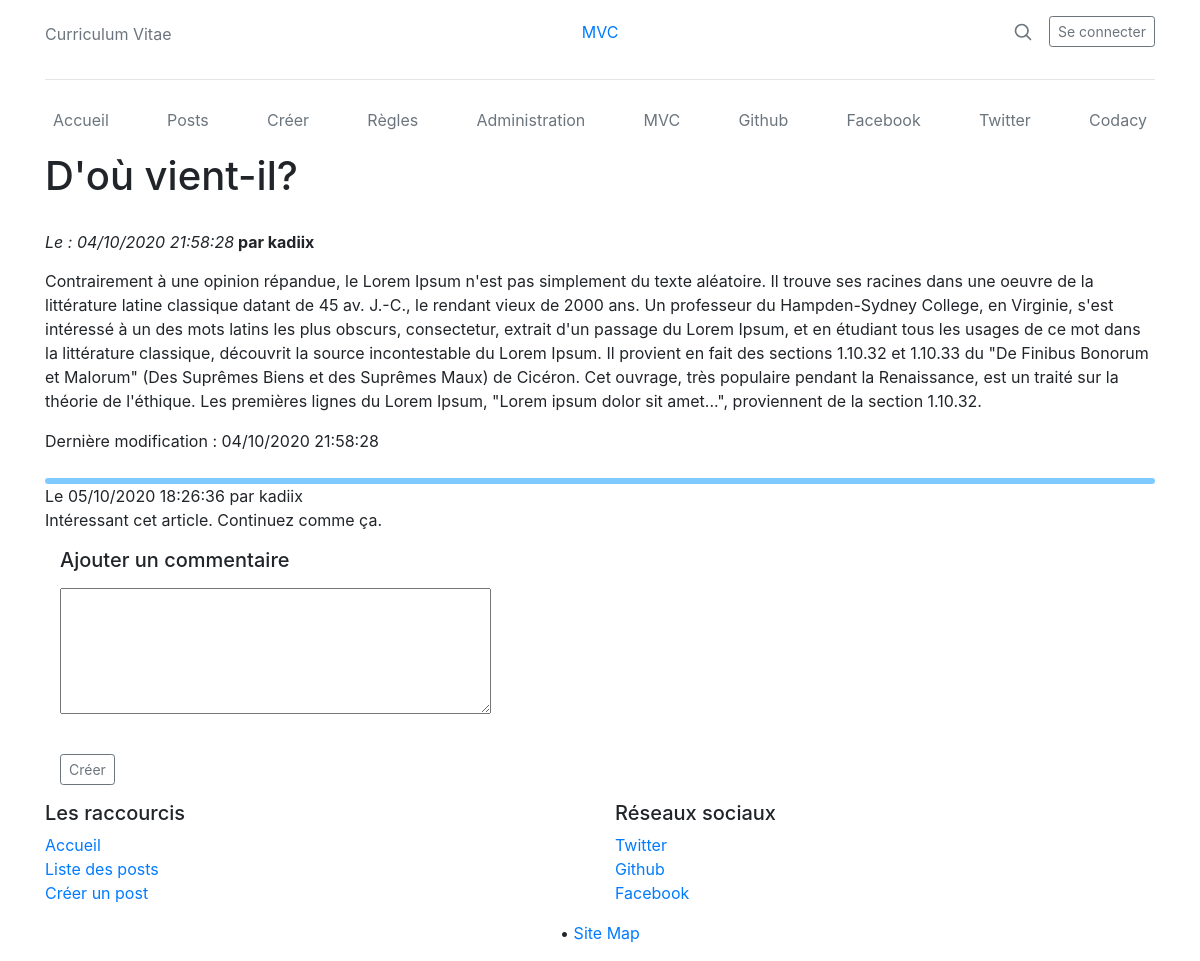
Page /posts/39 on the committed database.
### tables this page shows
CREATE TABLE `post` (
  `id` int(11) NOT NULL,
  `idUser` int(11) NOT NULL,
  `title` text NOT NULL,
  `subject` text NOT NULL,
  `description` text NOT NULL,
  `creationDate` datetime NOT NULL,
  `modifyDate` datetime DEFAULT NULL,
  `isVerified` tinyint(1) NOT NULL
);

CREATE TABLE `user` (
  `id` int(11) NOT NULL,
  `firstname` varchar(255) NOT NULL,
  `lastname` varchar(255) NOT NULL,
  `username` varchar(255) NOT NULL,
  `password` text NOT NULL,
  `creationDate` datetime NOT NULL,
  `isAdmin` tinyint(1) NOT NULL DEFAULT 0
);

CREATE TABLE `comment` (
  `id` int(11) NOT NULL,
  `idPost` int(11) NOT NULL,
  `idUser` int(11) NOT NULL,
  `description` text NOT NULL,
  `creationDate` datetime NOT NULL,
  `isVerified` tinyint(1) NOT NULL
);

### index.php (called while the page is built, shortened)
<?php
try{
    require("class/Database.php");
    require("controller/postController.php");
    $rm = new Router($_GET['url']);
    $postC = new PostController();
    $userC = new UserController();
    $commC = new CommentController();
    $indexC = new IndexController();
    $adminC = new AdminController();
    $rm->get('/', function() use($indexC) {
        $indexC->index();
    });
    $rm->get('/posts', function() use($postC) {
        $postC->listPosts();
    });
    $rm->get('/posts/create', function() use($postC) {
        $postC->createPost();
    });
    $rm->get('/posts/modify/:id', function($id) use($postC) {
        $postC->modifyPost(null, null, null, $id);
    });
    $rm->get('/posts/:id', function($id) use($postC) {
        $postC->viewPost($id);
    });
    $rm->get('/user/register', function() use($userC) {
        $userC->register();
    });
    $rm->get('/user/login', function() use($userC) {
        $userC->login();
    });
    $rm->get('/user/admin', function() use($adminC) {
        $adminC->index();
    });
    $rm->post('/ajax/logout', function() use($userC){
        $userC->logout();
    });
    $rm->post('/ajax/deleteUser', function() use($userC){
        $userC->delete($_POST["idUser"]);
    });
    $rm->post('/ajax/deleteCom', function() use($commC){
        $commC->delete($_POST["idCom"]);
    });
    $rm->post('/ajax/valideCom', function() use($commC){
        $commC->validate($_POST["idCom"]);
    });
    $rm->post('/ajax/deletePost', function() use($postC){
        $postC->delete($_POST["idPost"]);
    });
    $rm->post('/ajax/validePost', function() use($postC){
        $postC->validate($_POST["idPost"]);
    });
    $rm->post('/ajax/post', function() use($postC){
        $postC->createPost($_POST["title"], $_POST["subject"], $_POST["description"]);
    });
    $rm->post('/ajax/comment', function() use($commC){
        $commC->createComment($_POST["idPost"], $_POST["description"]);
    });
    $rm->post('/ajax/modify', function() use($postC){
        $postC->modifyPost($_POST["title"], $_POST["subject"], $_POST["description"], $_POST["idPost"]);
    });
    $rm->post('/ajax/register', function() use($userC){
        $userC->register($_POST["username"], $_POST["firstname"], $_POST["lastname"], $_POST["password"]);
    });
    $rm->post('/ajax/login', function() use($userC){
        $userC->login($_POST["username"], $_POST["password"]);
    });
    $rm->post('/ajax/contact', function() use($indexC){
        $indexC->contact($_POST["name"], $_POST["email"], $_POST["message"]);
    });
    $rm->run();
}
catch(Exception $e){
    $message = $e->getMessage();
    $indexC->error($message);
}

### class/Route.php (called while the page is built, shortened)
<?php
class Route {
    private $path;
    private $callable;
    private $matches = [];
    public function __construct($path, $callable){
        $this->path = trim($path, '/');
        $this->callable = $callable;
    }
    public function match($url){
        $url = trim($url, '/');
        $path = preg_replace_callback('#:([\w]+)#', [$this, 'paramMatch'], $this->path);
        $regex = "#^$path$#i";
        if(!preg_match($regex, $url, $matches)){
            return false;
        }
        array_shift($matches);
        $this->matches = $matches;
        return true;
    }
    public function call(){
        return call_user_func_array($this->callable, $this->matches);
    }
}

### class/Router.php (called while the page is built, shortened)
<?php
class Router {
    private $url;
    private $routes = [];
    public function __construct($url){
        $this->url = $url;
    }
    private function add($path, $callable, $name, $method){
        $route = new Route($path, $callable);
        $this->routes[$method][] = $route;
        return $route;
    }
    public function run(){
        foreach($this->routes[$_SERVER['REQUEST_METHOD']] as $route){
            if($route->match($this->url)){
                return $route->call();
            }
        }
        throw new Exception('No matching routes');
    }
}

### controller/controller.php (called while the page is built, shortened)
<?php
require_once("model/userManager.php");
require_once("model/postManager.php");
require_once("model/commentManager.php");
class Controller{
    private $_postMan;
    private $_userMan;
    private $_commMan;
    public function __construct(){
        $this->_postMan = new PostManager();
        $this->_commMan = new CommentManager();
        $this->_userMan = new UserManager();
    }
    public function userMan(){
		return $this->_userMan;
    }
    public function postMan(){
		return $this->_postMan;
    }
    public function commMan(){
		return $this->_commMan;
	}
}

### class/Database.php (called while the page is built, shortened)
<?php
class Database{
	private $PDOInstance = null;
	private static $instance = null;
	private function __construct(){
		$this->PDOInstance = new PDO('mysql:dbname=' . self::DEFAULT_SQL_DTB.';host=' . self::DEFAULT_SQL_HOST, self::DEFAULT_SQL_USER , self::DEFAULT_SQL_PASS);
    }
	public static function getInstance(){
		if(is_null(self::$instance)){
	        self::$instance = new Database();
	    }
		return self::$instance;
    }
	public function prepare($prepare){
		return $this->PDOInstance->prepare($prepare);
	}
}

### model/postManager.php (called while the page is built, shortened)
<?php
require_once('model/entity/post.php');
class PostManager {
	private function buildFromRow($row){
		$creationDate = DateTime::createFromFormat('Y-m-d H:i:s', $row->creationDate);
		$modifyDate = DateTime::createFromFormat('Y-m-d H:i:s', $row->modifyDate);
		return new Post($row->id, $row->idUser, $row->title, $row->subject, $row->description, $creationDate, $modifyDate, $row->isVerified);
	}
	public function getById($id){
		$prepare = Database::getInstance()->prepare("SELECT * FROM post WHERE id = ?");
		$prepare->execute(array($id));
		if($row = $prepare->fetch(PDO::FETCH_OBJ)){
			return $this->buildFromRow($row);
		}else{
			return false;
		}
	}
}

### model/entity/post.php (called while the page is built, shortened)
<?php
class Post {
    private $_id;
    private $_idUser;
    private $_title;
    private $_description;
    private $_creationDate;
    private $_modifyDate;
    public function id(){
		return $this->_id;
	}
	public function setId($_id){
		$this->_id = $_id;
	}
	public function idUser(){
		return $this->_idUser;
	}
	public function setIdUser($_idUser){
		$this->_idUser = $_idUser;
	}
	public function title(){
		return $this->_title;
	}
	public function setTitle($_title){
		$this->_title = $_title;
	}
	public function description(){
		return $this->_description;
	}
	public function setDescription($_description){
		$this->_description = $_description;
	}
	public function creationDate(){
		return $this->_creationDate;
	}
	public function setCreationDate($_creationDate){
		$this->_creationDate = $_creationDate;
	}
	public function modifyDate(){
		return $this->_modifyDate;
	}
	public function setModifyDate($_modifyDate){
		$this->_modifyDate = $_modifyDate;
	}
}

### model/commentManager.php (called while the page is built, shortened)
<?php
require_once('model/entity/comment.php');
class CommentManager {
    private function buildFromRow($row){
		$creationDate = DateTime::createFromFormat('Y-m-d H:i:s', $row->creationDate);
		return new Comment($row->id, $row->idPost, $row->idUser, $row->description, $creationDate, $row->isVerified);
	}
    public function getByIdPost($idPost){
		$prepare = Database::getInstance()->prepare("SELECT * FROM comment WHERE idPost = ?");
		$prepare->execute(array($idPost));
		$commentsList = array();
		while ($row = $prepare->fetch(PDO::FETCH_OBJ)) {
			$commentsList[] = $this->buildFromRow($row);
		}
		return $commentsList;
	}
}

### model/entity/comment.php (called while the page is built, shortened)
<?php
class Comment {
    private $_idUser;
    private $_description;
    private $_creationDate;
    private $_isVerified;
	public function idUser(){
		return $this->_idUser;
	}
	public function setIdUser($_idUser){
		$this->_idUser = $_idUser;
	}
	public function description(){
		return $this->_description;
	}
	public function setDescription($_description){
		$this->_description = $_description;
	}
	public function creationDate(){
		return $this->_creationDate;
	}
	public function setCreationDate($_creationDate){
		$this->_creationDate = $_creationDate;
	}
	public function isVerified(){
		return $this->_isVerified;
	}
	public function setIsVerified($_isVerified){
		$this->_isVerified = $_isVerified;
	}
}

### model/userManager.php (called while the page is built, shortened)
<?php
require_once('model/entity/user.php');
class UserManager {
	private function buildFromRow($row){
		$creationDate = DateTime::createFromFormat('Y-m-d H:i:s', $row->creationDate);
		return new User($row->id, $row->firstname, $row->lastname, $row->username, $row->password, $creationDate, $row->isAdmin);
	}
	public function getById($id){
		$prepare = Database::getInstance()->prepare("SELECT * FROM user WHERE id = ?");
		$prepare->execute(array($id));
		if($row = $prepare->fetch(PDO::FETCH_OBJ)){
			return $this->buildFromRow($row);
		}else{
			return false;
		}
	}
}

### model/entity/user.php (called while the page is built, shortened)
<?php
class User{
    private $_username;
	public function userName(){
		return $this->_username;
	}
	public function setUserName($_username){
		$this->_username = $_username;
	}
}

### view/pages/viewPostView.php (the view, shortened to what this page needs)
<div class="container">
    <div class="postBody">
            <?php
                echo('<h1 class="pageTitle" style="margin-bottom: 30px;" >' . htmlspecialchars($post->title()) . '</h1>');
                echo('<em>Le : ' . $post->creationDate()->format('d/m/Y H:i:s') . '</em><strong> par ' . $needed_users[$post->idUser()]->username() . '</strong>');
                echo('<p style="margin-top: 15px" class="postDescription">' . nl2br(htmlspecialchars($post->description())) . '</p>');
                if($post->modifyDate() != null){echo ('Dernière modification : '. $post->modifyDate()->format('d/m/Y H:i:s'));}
            ?>
        </div>
        <div class="card-shape-right colorRandom flex-auto d-none d-md-block" style="width: 100%; height: 6px; margin-top: 25px; background-color: #7FCBFF; border-radius: 5px;"></div>
        <div class="commentBody">
            <?php
                foreach($commentsList as $item){ if($item->isVerified()){?>
                    <div class="commentItem">
                        <span class="commentInfo"><?= "Le ".$item->creationDate()->format('d/m/Y H:i:s')." par ".$needed_users[$item->idUser()]->username(); ?></span>
                        <p class="commmentDescription"><?= nl2br(htmlspecialchars($item->description())); ?></p>
                    </div>
            <?php }} ?>
        <form action="" id='newComment' value="<?= htmlspecialchars($post->id()); ?>" method="post">
            <div class="container">
                <label for="comment"><h5>Ajouter un commentaire</h5></label><br/>
                <textarea id="comment" name="comment" class="post_blog_area" cols="40" rows="5" required></textarea><br/><br/>
                <button type="submit" class=" btn btn-sm btn-outline-secondary">Créer</button>
            </div>
        </form>
    </div>
</div>

### rows in the picture
post: title "D'où vient-il?", idUser.username "kadiix", description "Contrairement à une opinion répandue, le Lorem Ipsum n'est pas simplement du texte aléatoire. Il trouve ses racines dans une oeuvre de la littérature latine classique datant de 45 av. J.-C., le rendant vieux de 2000 ans. Un professeur du Hampden-Sydney College, en Virginie, s'est intéressé à un des mots latins les plus obscurs, consectetur, extrait d'un passage du Lorem Ipsum, et en étudiant tous les usages de ce mot dans la littérature classique, découvrit la source incontestable du Lorem Ipsum. Il provient en fait des sections 1.10.32 et 1.10.33 du \"De Finibus Bonorum et Malorum\" (Des Suprêmes Biens et des Suprêmes Maux) de Cicéron. Cet ouvrage, très populaire pendant la Renaissance, est…"
comment: format "05/10/2020 18:26:36", idUser.username "kadiix", description "Intéressant cet article. Continuez comme ça."

### other values in the picture
$post->creationDate()->format('d/m/Y H:i:s') "04/10/2020 21:58:28"
$post->modifyDate()->format('d/m/Y H:i:s') "04/10/2020 21:58:28"
